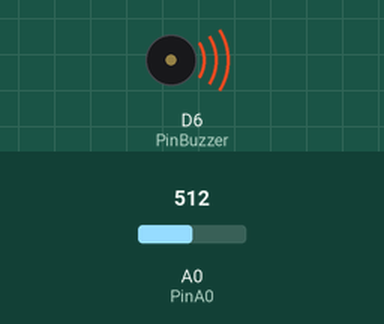
Recording of a sketch running on a simulated ESP8266 (NodeMCU). On the bench: buzzer (waves = sounding, pin HIGH). Inputs (shaded band) come from the test bench; at power-on: A0 (PinA0) = 512. WiFi joins after 1.5 s; servers stay silent unless stated; no MQTT or app messages arrive unless stated; what the sketch prints to the serial monitor is not drawn.

Above: at 2.7 s.
2.8 s: A0 (PinA0) set to 309
4.3 s: A0 (PinA0) set to 291
At 5.5 s:
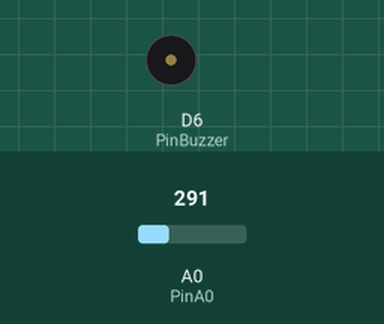
5.8 s: A0 (PinA0) set to 306
At 6.8 s:
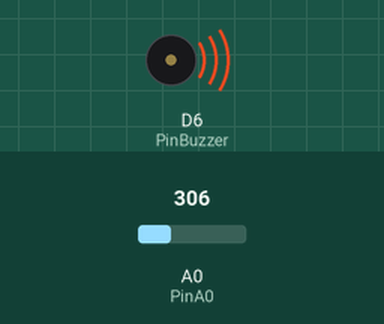
7.3 s: A0 (PinA0) set to 290
At 8.0 s:
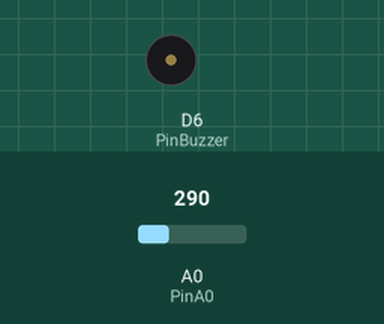
Timing chart, 0 to 9.8 s (numbered marks = the images above; inputs shaded):
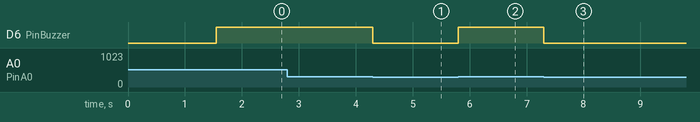

Measured:
- the behaviour switches between 301 and 300 on A0 (PinA0) (found by bisection; images 0 and 1)
- after the input at 4.3 s, D6 (PinBuzzer): HIGH → LOW at once
- after the input at 5.8 s, D6 (PinBuzzer): LOW → HIGH at once
- after the input at 7.3 s, D6 (PinBuzzer): HIGH → LOW at once

The sketch:

mqttProject.ino
```cpp
#include <ESP8266WiFi.h>
#include <PubSubClient.h>
void callback(char* topic, byte* payload, unsigned int length);

//const char* ssid = "AndroidAP0FBA";
//const char* password = "popn3103";

//char* ssid = "PPGEEC";
//const char* password = "ppgeec#fci";

char* ssid = "aco";
const char* password = "1234abcd";

//char* ssid = "RNL";
//const char* password = "R4n@p3lV";

//const char* mqtt_server = "test.mosquitto.org";

//WiFiClient espClient;
//PubSubClient client(espClient);

const int PinA0 = A0;
const int PinBuzzer = D6;

int gas_limit = 300;


// Timers auxiliar variables
long now = millis();
long lastMeasure = 0;

const char* mqtt_server="test.mosquitto.org";
WiFiClient espclient;
PubSubClient client(mqtt_server,1883,callback,espclient);


void setup() {


   pinMode(PinA0,INPUT);

  pinMode(PinBuzzer, OUTPUT);

  Serial.begin(115200);
  Serial.print("connecting");
  WiFi.begin(ssid,password);         //SSID,PASSWORD
  while(WiFi.status()!=WL_CONNECTED){
    delay(500);
    Serial.print(".");
  }
  Serial.println();

  reconnect();

}


void callback(char* topic,byte* payload,unsigned int length1){
Serial.print("message arrived[");
Serial.print(topic);
Serial.println("]");

for(int i=0;i<length1;i++){
  Serial.print(payload[i]);

}
if(payload[0]==49) digitalWrite(2,HIGH);    //ASCII VALUE OF '1' IS 49
else if(payload[0]==50)digitalWrite(2,LOW);//ASCII VALUE OF '2' IS 50
Serial.println();
}


void reconnect(){
  while(WiFi.status()!=WL_CONNECTED){
    delay(500);
    Serial.print(".");
  }
  while(!client.connected()){
  if(client.connect("ESP8266Client123456789")){
    Serial.println("connected");
  }
    else{
      Serial.print("failed,rc=");
      Serial.println(client.state());
      delay(500);
    }
  }
}

// For this project, you don't need to change anything in the loop function. Basically it ensures that you ESP is connected to your broker
void loop() {


if(!client.connected()){
      reconnect();
    }

    client.loop();

    int valor_analogico = 0;

  valor_analogico = analogRead(PinA0);

    static char gasTemp[7];
    dtostrf(valor_analogico, 6, 2, gasTemp);

  now = millis();

   int sub = now - lastMeasure;

    //Envia Email a cada 10 segundos se o gas for maior que 300

  if (valor_analogico > 300) {
  digitalWrite(PinBuzzer, HIGH);
  Serial.println("Tempo decorrido: ");
  Serial.print(sub);
    if(sub > 60000){
      lastMeasure = now;
      // Sensor readings may also be up to 2 seconds 'old' (its a very slow sensor)

        delay(1500);
        Serial.println("Sending email......");
        client.publish("room/notification", gasTemp);
        delay(1500);
        Serial.println("EMAIL SENT SUCCESSFULY !!!!!");

        Serial.println("Email enviado: ");

      Serial.print(valor_analogico);
      delay(100);
      }

    }else{
      digitalWrite(PinBuzzer, LOW);

     }

    dtostrf(valor_analogico, 6, 2, gasTemp);

    Serial.println("ANALOG VALUE: ");

    Serial.println(valor_analogico);
    Serial.println("");
    Serial.println("SENT VALUE: ");
    Serial.println(gasTemp);

    client.publish("room/sensor", gasTemp);


    Serial.print("Gas: ");
    Serial.print(valor_analogico);

    client.publish("room/level", gasTemp);


} 
```
